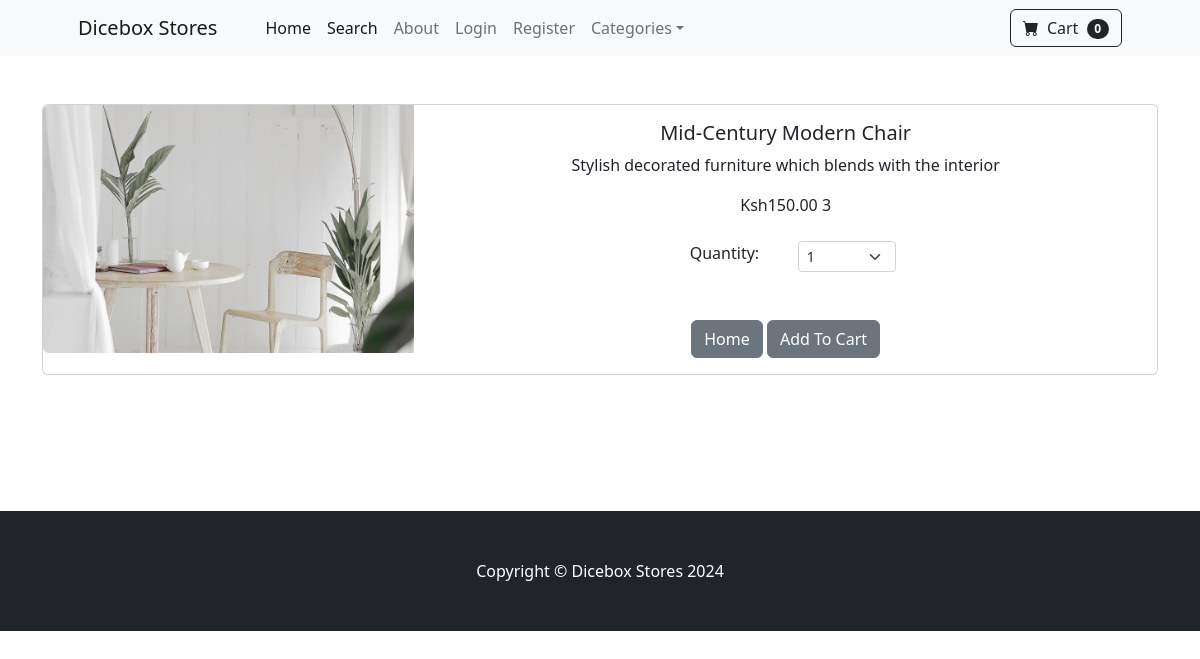
Before: /product/3 with the older database file.
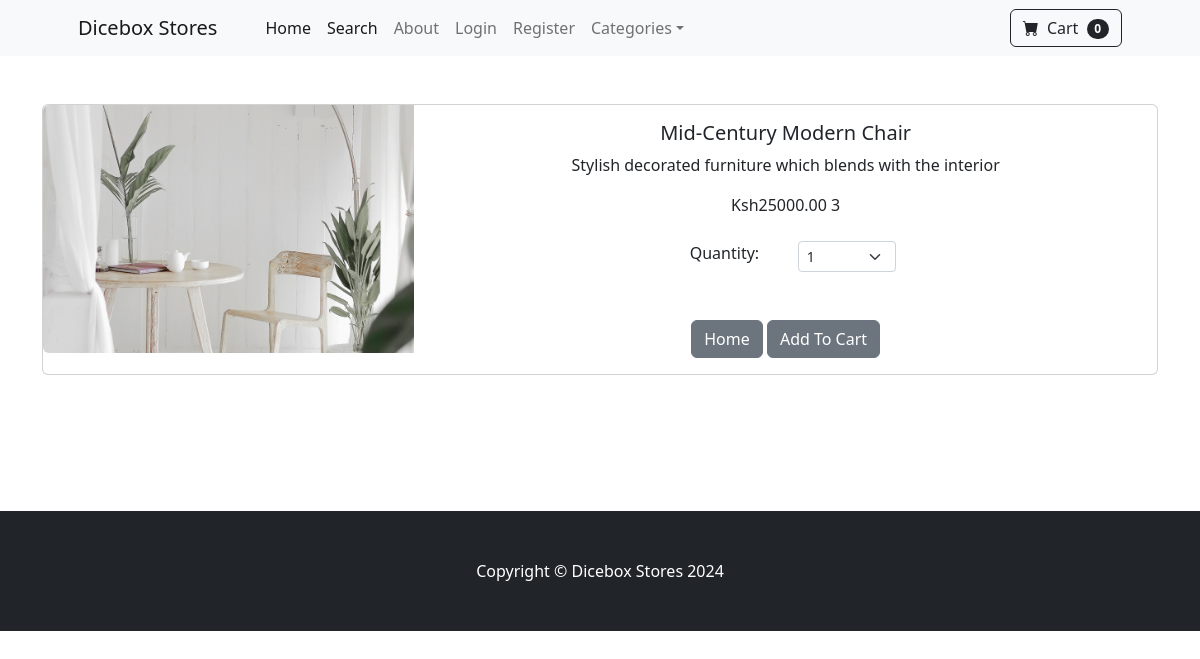
After: the same page with the newer database file.
### store/models.py (models this page shows, shortened)
class Product(models.Model):
    name = models.CharField(max_length=100)
    price = models.DecimalField(default=0, decimal_places=2, max_digits=10)
    category = models.ForeignKey('Category', on_delete=models.CASCADE)
    description = models.CharField(max_length=250, default='', blank=True, null=True)
    image = models.ImageField(upload_to='uploads/product/')
    is_sale = models.BooleanField(default=False)
    sale_price = models.DecimalField(default=0, decimal_places=2,max_digits=10)

### store/views.py (the view)
# urls.py: path('product/<int:pk>', views.product, name='product'),
def product(request,pk):
    product = Product.objects.get(id=pk)
    return render(request, 'product.html', {'product':product})

### cart/cart.py (called while the page is built)
    def __len__(self):
        return len(self.cart)

### cart/context_processors.py (called while the page is built)
def cart(request):
	return {'cart': Cart(request)}

### store/templates/product.html (shortened to what this page needs)
{% extends 'base.html' %}
{% block content %}
<div class="container">
<br></br>
 <div class="card mb-3" >
  <div class="row g-0">
    <div class="col-md-4">
      <img src="{{ product.image.url }}" class="img-fluid rounded-start" alt="...">
    </div>
    <div class="col-md-8">
      <div class="card-body">
        <center>
        <h5 class="card-title">{{product.name}}</h5>
        <p class="card-text">{{product.description}}</p>
        {% if product.is_sale %}
        <div class="d-flex justify-content-center small text-warning mb-2">
            <div class="bi-cart-fill"></div>
            &nbsp;&nbsp;Sale!&nbsp;&nbsp;
            <div class="bi-cart-fill"></div>
            </div>
            <strike>Ksh{{ product.price }}</strike>
            &nbsp;Ksh{{ product.sale_price }}
        {% else %}
            Ksh{{ product.price }}
        {{ product.id }}
        {% endif %}
        <br></br>
<div class="row justify-content-center">
    <div class="col-md-2">Quantity:</div>
        <div class="col-md-2">
        <select class="form-select form-select-sm" id="qty-cart" >
        <option value="1">1</option>
       </select>
       </div>
     </div>
        <br></br>
        <a href="{% url 'home'%}" class="btn btn-secondary">Home</a>
        <button type="button" value="{{ product.id }}" class="btn btn-secondary" id="add-cart">Add To Cart</button>
        </center>
      </div>
    </div>
  </div>
</div>
</div>
<br></br><br></br><br>
        {% endblock %}

Changed rows visible on the page:
changed Product "Mid-Century Modern Chair": price "150.00" → "25000.00"
